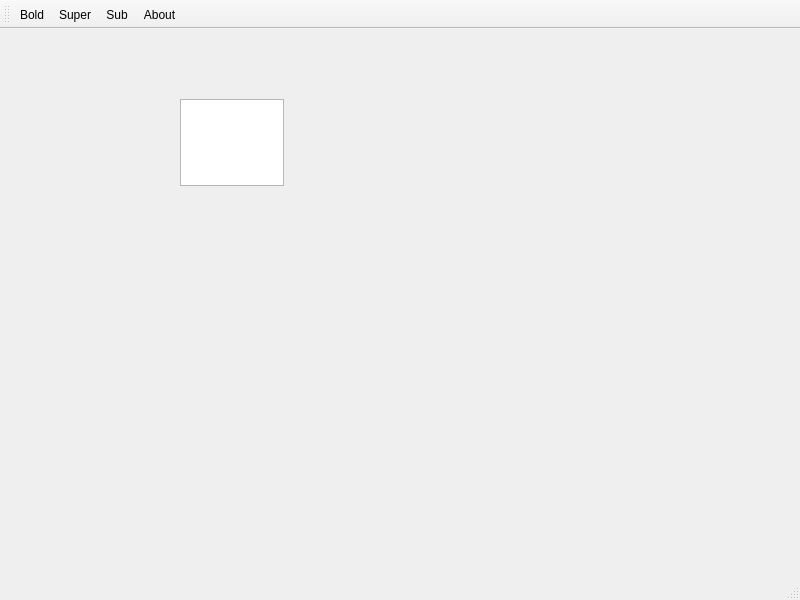
<?xml version="1.0" encoding="UTF-8"?>
<ui version="4.0">
 <class>MyTextEditor</class>
 <widget class="QMainWindow" name="MyTextEditor">
  <property name="geometry">
   <rect>
    <x>0</x>
    <y>0</y>
    <width>800</width>
    <height>600</height>
   </rect>
  </property>
  <property name="windowTitle">
   <string>MyTextEditor</string>
  </property>
  <widget class="QWidget" name="centralwidget">
   <widget class="QTextEdit" name="textEdit">
    <property name="geometry">
     <rect>
      <x>180</x>
      <y>70</y>
      <width>104</width>
      <height>87</height>
     </rect>
    </property>
   </widget>
  </widget>
  <widget class="QMenuBar" name="menubar">
   <property name="geometry">
    <rect>
     <x>0</x>
     <y>0</y>
     <width>800</width>
     <height>26</height>
    </rect>
   </property>
  </widget>
  <widget class="QStatusBar" name="statusbar"/>
  <widget class="QToolBar" name="toolBar">
   <property name="windowTitle">
    <string>toolBar</string>
   </property>
   <attribute name="toolBarArea">
    <enum>TopToolBarArea</enum>
   </attribute>
   <attribute name="toolBarBreak">
    <bool>false</bool>
   </attribute>
   <addaction name="actionBold"/>
   <addaction name="actionSuper"/>
   <addaction name="actionSub"/>
   <addaction name="actionAbout"/>
  </widget>
  <action name="actionBold">
   <property name="checkable">
    <bool>true</bool>
   </property>
   <property name="text">
    <string>Bold</string>
   </property>
  </action>
  <action name="actionSuper">
   <property name="checkable">
    <bool>true</bool>
   </property>
   <property name="text">
    <string>Super</string>
   </property>
  </action>
  <action name="actionSub">
   <property name="checkable">
    <bool>true</bool>
   </property>
   <property name="text">
    <string>Sub</string>
   </property>
  </action>
  <action name="actionAbout">
   <property name="checkable">
    <bool>true</bool>
   </property>
   <property name="text">
    <string>About</string>
   </property>
  </action>
 </widget>
 <resources/>
 <connections/>
</ui>
